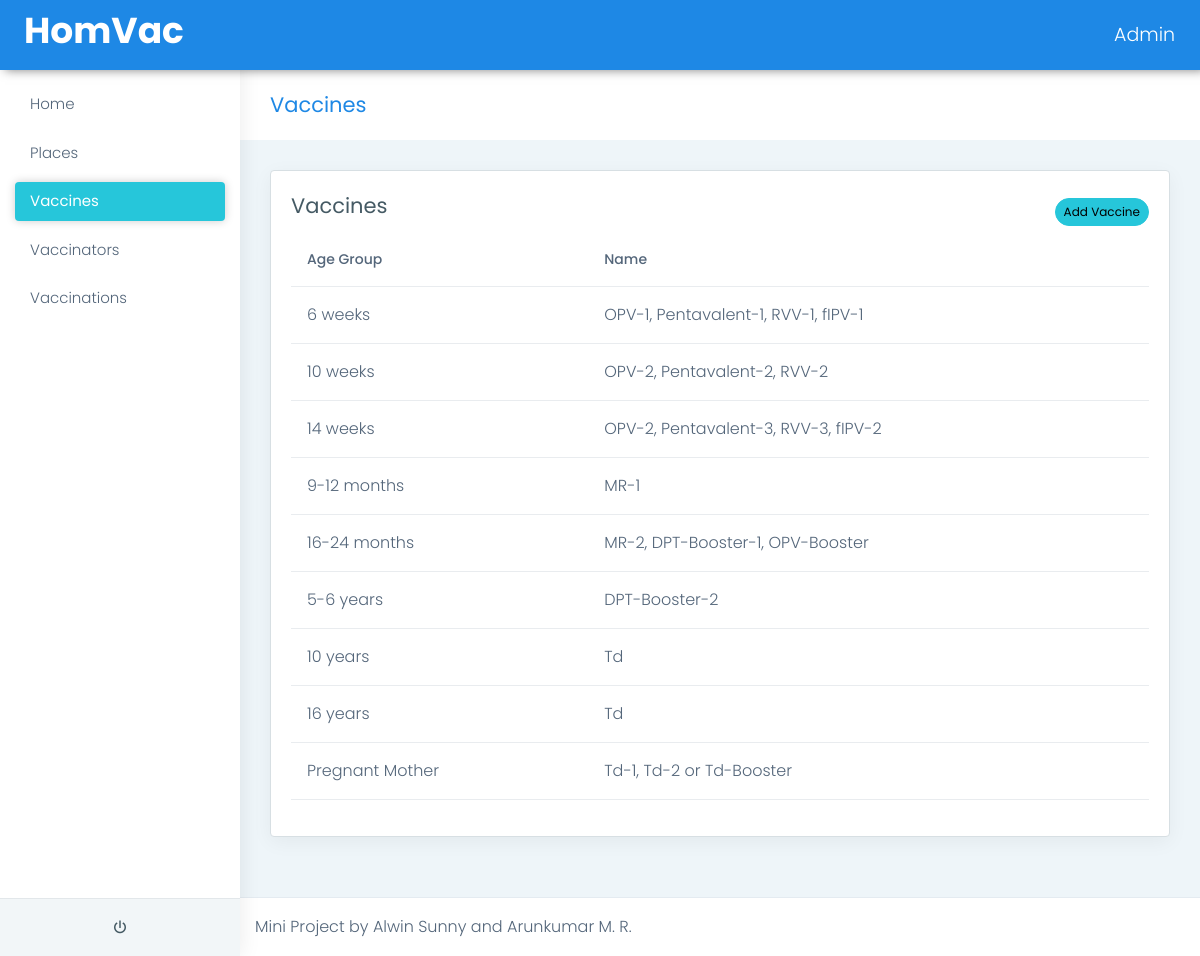
Screenshot of /admin/vaccines.php (signed in) with the database file from the repository.
### tables this page shows
CREATE TABLE `tbl_vaccine` (
  `vaccine_id` int(11) NOT NULL auto_increment,
  `vaccine_age` varchar(15) NOT NULL,
  `vaccine_name` varchar(255) NOT NULL,
  `vaccine_status` varchar(10) NOT NULL,
  PRIMARY KEY  (`vaccine_id`)
);

### admin/vaccines.php (the view, shortened to what this page needs)
<?php
include("header.php");
?>
<div class="page-breadcrumb">
    <div class="row align-items-center">
        <div class="col-md-6 col-8 align-self-center">
            <h3 class="page-title mb-0 p-0">Vaccines</h3>
        </div>
    </div>
</div>
<div class="container-fluid">
    <div class="col-sm-12">
        <div class="card">
            <div class="card-body">
                <div class="d-flex align-items-center">
                    <h4 class="card-title">Vaccines</h4>
                    <button class="ms-auto btn btn-sm btn-rounded btn-success" data-bs-toggle="modal" data-bs-target="#myModal">
                        Add Vaccine
                    </button>
                </div>
                <div class="table-responsive">
                    <table class="table user-table">
                        <thead>
                            <tr>
                                <th class="border-top-0">Age Group</th>
                                <th class="border-top-0">Name</th>
                            </tr>
                        </thead>
                        <tbody>
                            <?php
                            include('../config.php');
                            $sql = "SELECT * FROM tbl_vaccine";
                            $result = mysqli_query($conn, $sql);
                            if (mysqli_num_rows($result) > 0) {
                                while ($row = mysqli_fetch_assoc($result)) {
                                    echo "<tr><td>" . $row['vaccine_age'] . "</td>";
                                    echo "<td>" . $row['vaccine_name'] . "</td></tr>";
                                }
                            } else {
                                echo "0 results";
                            }
                            ?>
                        </tbody>
                    </table>
                </div>
            </div>
        </div>
    </div>
</div>
<?php
include("footer.php");
?>

### rows the page displays
tbl_vaccine: vaccine_age "6 weeks", vaccine_name "OPV-1, Pentavalent-1, RVV-1, fIPV-1"
tbl_vaccine: vaccine_age "10 weeks", vaccine_name "OPV-2, Pentavalent-2, RVV-2"
tbl_vaccine: vaccine_age "14 weeks", vaccine_name "OPV-2, Pentavalent-3, RVV-3, fIPV-2"
tbl_vaccine: vaccine_age "9-12 months", vaccine_name "MR-1"
tbl_vaccine: vaccine_age "16-24 months", vaccine_name "MR-2, DPT-Booster-1, OPV-Booster"
tbl_vaccine: vaccine_age "5-6 years", vaccine_name "DPT-Booster-2"
tbl_vaccine: vaccine_age "10 years", vaccine_name "Td"
tbl_vaccine: vaccine_age "16 years", vaccine_name "Td"
tbl_vaccine: vaccine_age "Pregnant Mother", vaccine_name "Td-1, Td-2 or Td-Booster"

### other values shown
$_SESSION['admin_username'] "Admin"
